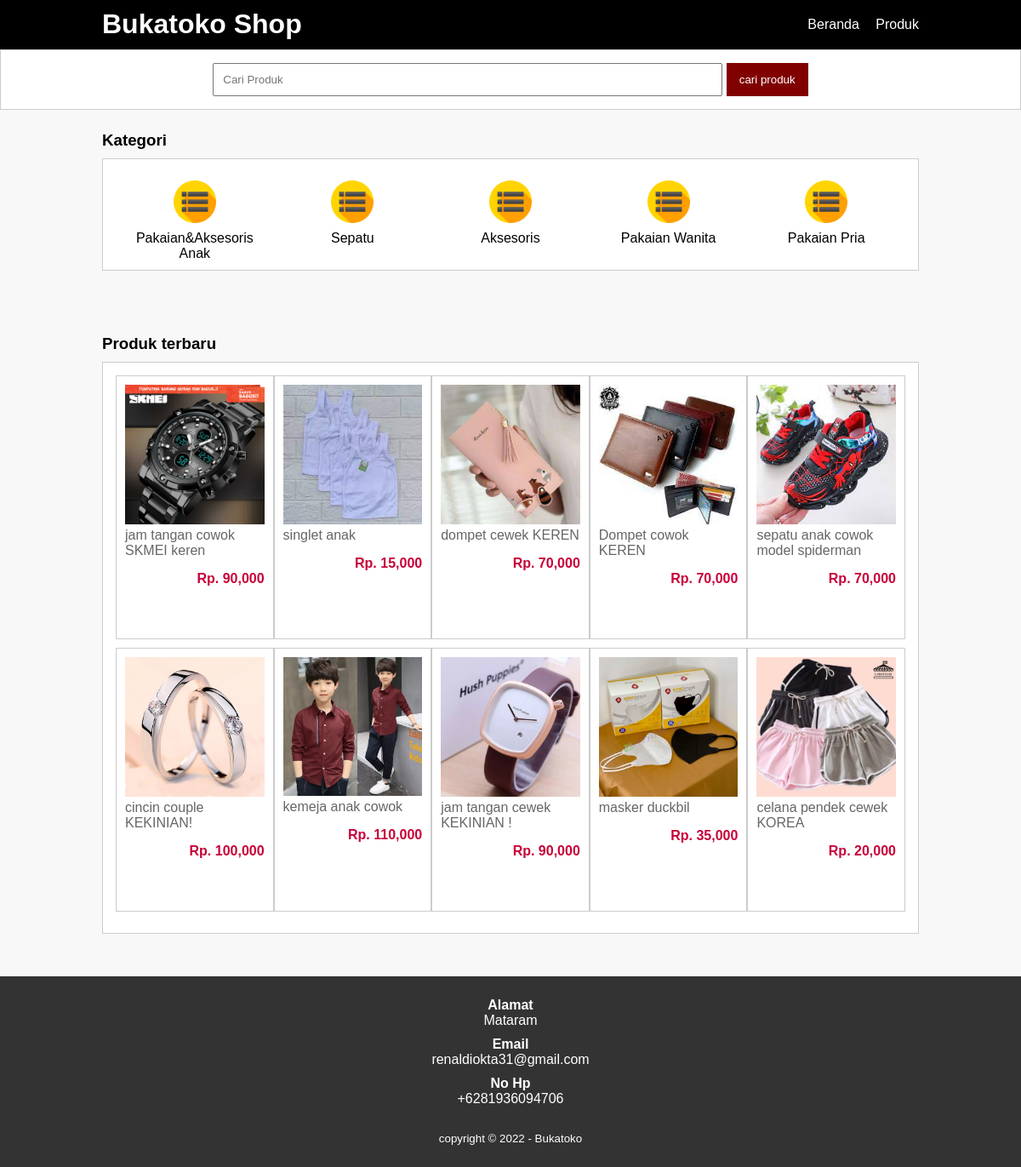
The page / on the database its author committed.
### tables this page shows
CREATE TABLE `tb_category` (
  `category_id` int(11) NOT NULL,
  `category_name` varchar(25) NOT NULL
);

CREATE TABLE `tb_produk` (
  `produk_id` int(11) NOT NULL,
  `category_id` int(11) NOT NULL,
  `produk_name` varchar(100) NOT NULL,
  `produk_price` int(11) NOT NULL,
  `produk_deskripsi` text NOT NULL,
  `produk_image` varchar(100) NOT NULL,
  `produk_status` tinyint(1) NOT NULL,
  `data_created` timestamp NOT NULL DEFAULT current_timestamp()
);

### index.php (the view, shortened to what this page needs)
<?php
include 'db.php';
$kontak = mysqli_query($conn, "SELECT admin_telp, admin_email, admin_address FROM tb_admin WHERE admin_id = 1 ");
$a = mysqli_fetch_object($kontak);
?>
<!DOCTYPE html>
<html lang="en">
<head>
    <link rel="stylesheet"  href="style.css">
</head>
<body>
    <header>
        <div class="container">
        <h1><a href="index.php">Bukatoko Shop</a></h1>
            <ul>
                <li><a href="index.php">Beranda</a></li>
                <li><a href="produk.php">Produk</a></li>
            </ul>
        </div>
    </header>
    <div class="search">
        <div class="container">
            <form action="produk.php ">
                <input type="text" name="search" placeholder="Cari Produk">
                <input type="submit" name="cari" value="cari produk">
            </form>
        </div>
    </div>
    <div class="section">
        <div class="container">
            <h3>Kategori</h3>
            <div class="box">
                <?php
                    $kategori  = mysqli_query($conn, "SELECT * FROM tb_category ORDER BY category_id DESC ");
                    if(mysqli_num_rows($kategori) > 0) {
                        while($k = mysqli_fetch_array($kategori)){
                ?>
                    <a href="produk.php?kat=<?php echo $k['category_id'] ?>">
                        <div class="col-5">
                            <img src="img/kategori.png" width="50px" style="margin-bottom:5px">
                            <p><?php echo $k['category_name'] ?></p>
                        </div>
                    </a>
                <?php } }else{ ?>
                    <p>Kategori Tidak Ada</P>
                <?php } ?>
            </div>
        </div>
    </div>
    <div class="section">
        <div class="container">
            <h3>Produk terbaru</h3>
            <div class="box">
                <?php
                    $produk = mysqli_query($conn, "SELECT * FROM tb_produk WHERE produk_status = 1 ORDER BY produk_id DESC LIMIT 10 ");
                    if(mysqli_num_rows($produk) > 0){
                        while($p = mysqli_fetch_array($produk)){
                ?>
                    <a href="detail-produk.php?id=<?php echo $p['produk_id'] ?>">
                    <div class="col-4">
                        <img src="produk/<?php echo $p['produk_image'] ?>">
                        <p class="nama"><?php echo substr ($p['produk_name'],0,50)  ?></p>
                        <p class="harga">Rp. <?php echo number_format($p['produk_price'])  ?></p>
                    </div>
                    </a>
                <?php } }else { ?>
                    <p>Produk Tidak Ada</P>
                <?php } ?>
            </div>
        </div>
    </div>
    <div class="footer">
        <div class="container">
            <h4>Alamat</h4>
            <p><?php echo $a -> admin_address ?></p>
            <h4>Email</h4>
            <p><?php echo $a -> admin_email ?></p>
            <h4>No Hp</h4>
            <p><?php echo $a -> admin_telp ?></p><br>
            <small>copyright &copy; 2022 - Bukatoko </small>
        </div>
    </div>
</body>
</html>

### style.css (style rules this page uses)
* { padding: 0; margin: 0; font-family: Verdana, Geneva, Tahoma, sans-serif; }
body { background-color: #f8f8f8; }
a { color :inherit; text-decoration: none; }
header { background-color:black; color: white; }
header h1 { float: left; padding: 10px 0; }
header ul { float: right; }
header ul li { display: inline-block; }
header ul li a { padding: 20px 0 20px 15px; display: inline-block; }
.container { width: 80%; margin: 0 auto; }
.container:after { content: ""; display: block; clear: both; }
.section { padding: 25px 0; }
.box { background-color: white; border: 1px solid #ccc; padding: 15px; box-sizing: border-box; margin: 10px 0 25px 0; }
.box:after { content: ''; display: block; clear: both; }
.box p { padding-bottom: 10px; color: black; }
.search { padding: 15px 0; background-color: white; border: 1px solid #ccc; text-align: center; }
.search input[type=text] { width: 60%; padding: 10px; }
.search input[type=submit] { padding: 12px 15px; background-color: maroon; color: white; border: none; cursor: pointer; }
.col-5 { width: 20%; height: 100px; text-align: center; float: left; padding: 10px; box-sizing: border-box; }
.col-4 { width: 20%; height: 310px; border: 1px solid #ccc; float: left; padding: 10px; box-sizing: border-box; margin-bottom: 10px; }
.col-4 img { width: 100%; }
.col-4 .nama { color: #666; margin-bottom: 5px; }
.col-4 .harga { font-weight: bold; color: #c70039; float: right; }
.footer { padding: 25px 0; background-color: #333; color: #fff; text-align: center; }
.footer p { margin-bottom: 10px; }

### rows shown on the page
tb_category: category_name "Pakaian&Aksesoris Anak"
tb_category: category_name "Sepatu"
tb_category: category_name "Aksesoris"
tb_category: category_name "Pakaian Wanita"
tb_category: category_name "Pakaian Pria"
tb_produk: produk_image (picture), produk_name "jam tangan cowok SKMEI keren", produk_price "90,000"
tb_produk: produk_image (picture), produk_name "singlet anak", produk_price "15,000"
tb_produk: produk_image (picture), produk_name "dompet cewek KEREN", produk_price "70,000"
tb_produk: produk_image (picture), produk_name "Dompet cowok KEREN", produk_price "70,000"
tb_produk: produk_image (picture), produk_name "sepatu anak cowok model spiderman", produk_price "70,000"
tb_produk: produk_image (picture), produk_name "cincin couple KEKINIAN!", produk_price "100,000"
tb_produk: produk_image (picture), produk_name "kemeja anak cowok", produk_price "110,000"
tb_produk: produk_image (picture), produk_name "jam tangan cewek KEKINIAN !", produk_price "90,000"
tb_produk: produk_image (picture), produk_name "masker duckbil", produk_price "35,000"
tb_produk: produk_image (picture), produk_name "celana pendek cewek KOREA", produk_price "20,000"

### other values the page prints
$a -> admin_address "Mataram"
$a -> admin_email "renaldiokta31@gmail.com"
$a -> admin_telp "+6281936094706"
